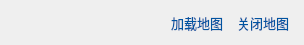
             <widget class="QWidget" name="widget_4" native="true">
              <property name="minimumSize">
               <size>
                <width>0</width>
                <height>45</height>
               </size>
              </property>
              <property name="maximumSize">
               <size>
                <width>350</width>
                <height>45</height>
               </size>
              </property>
              <property name="styleSheet">
               <string notr="true">QPushButton { 
    color: rgb(1, 84, 161) ;
    font-size:13px;
    width:60px;
	height:30px;
    border:none;
}
QPushButton:hover{
     color: rgb(1, 84, 161) ;
     font-size:14px;
}
QPushButton:pressed{
	color: rgb(255, 26, 68) ;
	background-color: rgb(170, 255, 0);
}</string>
              </property>
              <layout class="QHBoxLayout" name="horizontalLayout_10">
               <item>
                <widget class="QLabel" name="label_11">
                 <property name="minimumSize">
                  <size>
                   <width>150</width>
                   <height>0</height>
                  </size>
                 </property>
                 <property name="maximumSize">
                  <size>
                   <width>300</width>
                   <height>16777215</height>
                  </size>
                 </property>
                 <property name="text">
                  <string/>
                 </property>
                </widget>
               </item>
               <item>
                <widget class="QPushButton" name="btn_loadmap">
                 <property name="styleSheet">
                  <string notr="true">QPushButton { 
    color: rgb(1, 84, 161) ;
    font-size:13px;
    width:60px;
	height:30px;
    border:none;
}
QPushButton:hover{
     color: rgb(1, 84, 161) ;
     font-size:14px;
}
QPushButton:pressed{
	color: rgb(255, 26, 68) ;
	background-color: rgb(170, 255, 0);
}</string>
                 </property>
                 <property name="text">
                  <string>加载地图</string>
                 </property>
                </widget>
               </item>
               <item>
                <widget class="QPushButton" name="btn_closemap">
                 <property name="styleSheet">
                  <string notr="true">QPushButton { 
    color: rgb(1, 84, 161) ;
    font-size:13px;
    width:60px;
	height:30px;
    border:none;
}
QPushButton:hover{
     color: rgb(1, 84, 161) ;
     font-size:14px;
}
QPushButton:pressed{
	color: rgb(255, 26, 68) ;
	background-color: rgb(170, 255, 0);
}</string>
                 </property>
                 <property name="text">
                  <string>关闭地图</string>
                 </property>
                </widget>
               </item>
              </layout>
             </widget>
